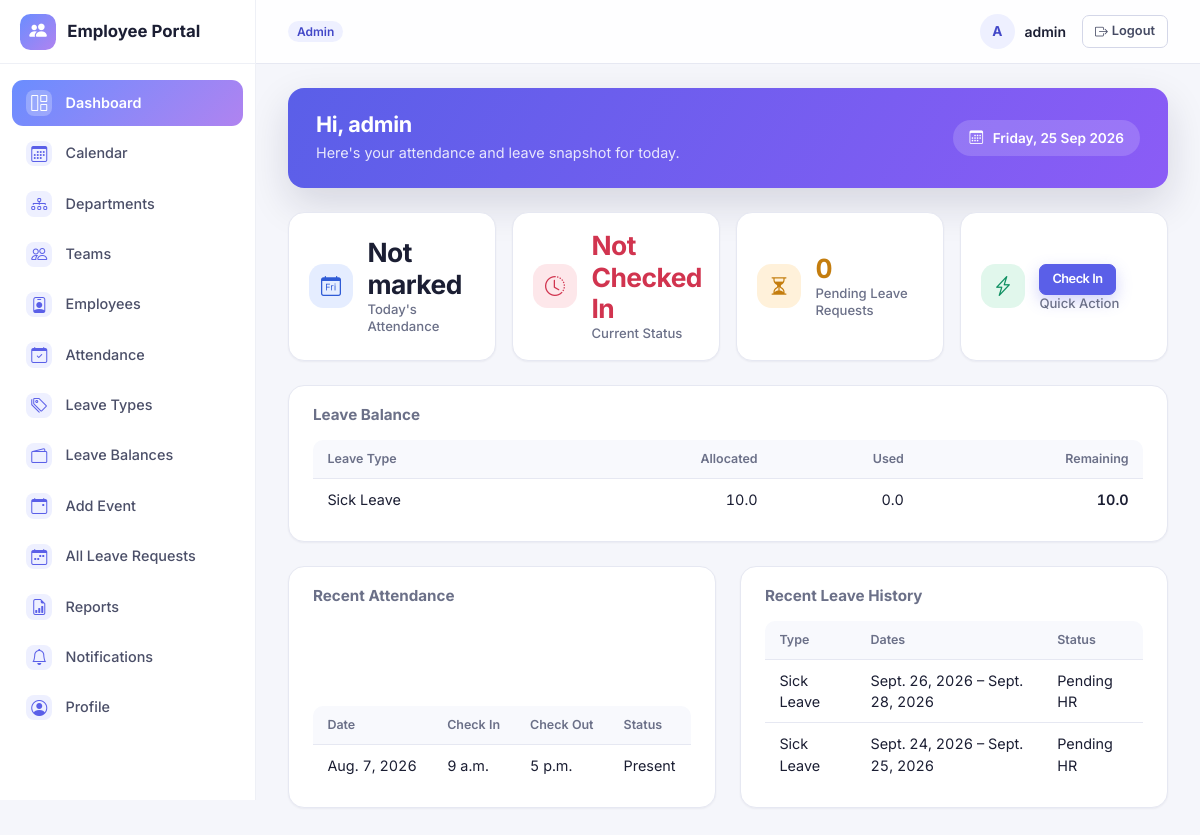
/dashboard/employee/ (signed in), run on the app's committed database.
### accounts/models.py (models this page shows, shortened)
class User(AbstractUser):
    class Role(models.TextChoices):
        ADMIN = 'ADMIN', 'Admin'
        HR = 'HR', 'HR'
        TEAM_LEAD = 'TEAM_LEAD', 'Team Lead'
        EMPLOYEE = 'EMPLOYEE', 'Employee'
    role = models.CharField(max_length=20, choices=Role.choices, default=Role.EMPLOYEE)
    phone = models.CharField(max_length=20, blank=True)
    address = models.TextField(blank=True)
    emergency_contact = models.CharField(max_length=100, blank=True)
    profile_image = models.ImageField(upload_to='profile_images/', blank=True, null=True)
    def is_team_lead(self):
        return self.role == self.Role.TEAM_LEAD
    def can_manage_employees(self):
        return self.role in (self.Role.ADMIN, self.Role.HR)

### employeeApp/models/leave.py (models this page shows, shortened)
class LeaveBalance(models.Model):
    employee = models.ForeignKey(Employee, on_delete=models.CASCADE, related_name='leave_balances')
    leave_type = models.ForeignKey(LeaveType, on_delete=models.CASCADE, related_name='balances')
    year = models.PositiveIntegerField(default=timezone.now().year)
    allocated = models.DecimalField(max_digits=5, decimal_places=1, default=0)
    used = models.DecimalField(max_digits=5, decimal_places=1, default=0)
    class Meta:
        unique_together = ('employee', 'leave_type', 'year')
    @property
    def remaining(self):
        return self.allocated - self.used

class LeaveType(models.Model):
    name = models.CharField(max_length=50, unique=True)
    default_yearly_allocation = models.PositiveIntegerField(default=0)
    is_active = models.BooleanField(default=True)
    class Meta:
        ordering = ['name']

class LeaveRequest(models.Model):
    class Status(models.TextChoices):
        PENDING = 'PENDING', 'Pending Team Lead'
        PENDING_HR = 'PENDING_HR', 'Pending HR'
        APPROVED = 'APPROVED', 'Approved'
        REJECTED = 'REJECTED', 'Rejected'
        CANCELLED = 'CANCELLED', 'Cancelled'
    employee = models.ForeignKey(Employee, on_delete=models.CASCADE, related_name='leave_requests')
    leave_type = models.ForeignKey(LeaveType, on_delete=models.CASCADE, related_name='requests')
    from_date = models.DateField()
    to_date = models.DateField()
    is_half_day = models.BooleanField(default=False)
    number_of_days = models.DecimalField(max_digits=5, decimal_places=1, editable=False, default=0)
    lop_days = models.DecimalField(
        max_digits=5, decimal_places=1, editable=False, default=0,
        help_text="Portion of number_of_days that exceeds the available balance and is treated as Loss of Pay."
    )
    handover_employee = models.ForeignKey(
        Employee, on_delete=models.SET_NULL, null=True, blank=True, related_name='handovers'
    )
    reason = models.TextField()
    status = models.CharField(max_length=10, choices=Status.choices, default=Status.PENDING)
    team_lead_remarks = models.TextField(blank=True)
    decided_by = models.ForeignKey(
        settings.AUTH_USER_MODEL, on_delete=models.SET_NULL, null=True, blank=True, related_name='leave_decisions'
    )
    decided_at = models.DateTimeField(null=True, blank=True)
    hr_remarks = models.TextField(blank=True)
    hr_decided_by = models.ForeignKey(
        settings.AUTH_USER_MODEL, on_delete=models.SET_NULL, null=True, blank=True, related_name='leave_hr_decisions'
    )
    hr_decided_at = models.DateTimeField(null=True, blank=True)
    created_at = models.DateTimeField(auto_now_add=True)
    class Meta:
        ordering = ['-created_at']

### employeeApp/models/attendance.py (models this page shows, shortened)
class Attendance(models.Model):
    class Status(models.TextChoices):
        PRESENT = 'PRESENT', 'Present'
        ABSENT = 'ABSENT', 'Absent'
        HALF_DAY = 'HALF_DAY', 'Half Day'
        LATE = 'LATE', 'Late'
        LEAVE = 'LEAVE', 'Leave'
    employee = models.ForeignKey(Employee, on_delete=models.CASCADE, related_name='attendance_records')
    date = models.DateField()
    check_in = models.TimeField(null=True, blank=True)
    check_out = models.TimeField(null=True, blank=True)
    working_hours = models.DecimalField(max_digits=5, decimal_places=2, default=0)
    status = models.CharField(max_length=10, choices=Status.choices, default=Status.PRESENT)
    is_locked = models.BooleanField(default=False)
    created_at = models.DateTimeField(auto_now_add=True)
    class Meta:
        unique_together = ('employee', 'date')
        ordering = ['-date']

### employeeApp/views/dashboard.py (the view)
# urls.py: path('dashboard/employee/',views.employee_dashboard,name='employee_dashboard'),
@login_required
def employee_dashboard(request):
    employee = require_own_employee(request)
    if employee is None:
        return redirect('accounts:redirect_dashboard')
    today = timezone.localdate()
    today_record = Attendance.objects.filter(employee=employee, date=today).first()
    leave_balances = LeaveBalance.objects.filter(employee=employee, year=today.year).select_related('leave_type')
    pending_requests = LeaveRequest.objects.filter(employee=employee, status='PENDING')
    recent_attendance = Attendance.objects.filter(employee=employee).order_by('-date')[:5]
    recent_leave_history = LeaveRequest.objects.filter(employee=employee).order_by('-created_at')[:5]
    return render(request, 'employeeApp/employee_dashboard.html', {
        'today_record': today_record,
        'leave_balances': leave_balances,
        'pending_requests': pending_requests,
        'recent_attendance': recent_attendance,
        'recent_leave_history': recent_leave_history,
    })

### employeeApp/templates/employeeApp/employee_dashboard.html (shortened to what this page needs)
{% extends "base.html" %}
{% block content %}
<div class="dash-hero">
    <div>
        <h1>Hi, {{ user.get_full_name|default:user.username }}</h1>
        <p>Here's your attendance and leave snapshot for today.</p>
    </div>
    <div class="dash-hero-meta"><i class="bi bi-calendar3"></i> {% now "l, d M Y" %}</div>
</div>
<div class="row g-3 mb-4">
    <div class="col-6 col-md-3">
        <div class="stat-card stat-tile">
            <div class="stat-icon tone-blue"><i class="bi bi-calendar-day"></i></div>
            <div>
                <div class="stat-value">
                    {% if today_record %}{{ today_record.get_status_display }}{% else %}Not marked{% endif %}
                </div>
                <div class="stat-label">Today's Attendance</div>
            </div>
        </div>
    </div>
    <div class="col-6 col-md-3">
        <div class="stat-card stat-tile">
            <div class="stat-icon{% if today_record.check_in and not today_record.check_out %} tone-green{% elif not today_record.check_out and not today_record.check_in %} tone-red{% endif %}"><i class="bi bi-clock-history"></i></div>
            <div>
                <div class="stat-value">
                    {% if today_record.check_in and not today_record.check_out %}
                        <span class="text-success">Checked In</span>
                    {% elif today_record.check_out %}
                        <span class="text-muted">Checked Out</span>
                    {% else %}
                        <span class="text-danger">Not Checked In</span>
                    {% endif %}
                </div>
                <div class="stat-label">Current Status</div>
            </div>
        </div>
    </div>
    <div class="col-6 col-md-3">
        <div class="stat-card stat-tile">
            <div class="stat-icon tone-orange"><i class="bi bi-hourglass-split"></i></div>
            <div><div class="stat-value text-warning">{{ pending_requests.count }}</div><div class="stat-label">Pending Leave Requests</div></div>
        </div>
    </div>
    <div class="col-6 col-md-3">
        <div class="stat-card stat-tile">
            <div class="stat-icon tone-green"><i class="bi bi-lightning-charge"></i></div>
            <div>
                <div class="stat-value">
                    {% if not today_record.check_in %}
                        <a href="{% url 'employeeApp:check_in' %}" class="btn btn-sm btn-primary">Check In</a>
                    {% elif not today_record.check_out %}
                        <a href="{% url 'employeeApp:check_out' %}" class="btn btn-sm btn-outline-primary">Check Out</a>
                    {% else %}
                        <span class="text-muted small">Done for today</span>
                    {% endif %}
                </div>
                <div class="stat-label">Quick Action</div>
            </div>
        </div>
    </div>
</div>
<div class="row g-4 mb-4">
    <div class="col-12">
        <div class="table-card">
            <h6 class="text-muted mb-3">Leave Balance</h6>
            <table class="table table-sm">
                <thead><tr><th>Leave Type</th><th class="text-end">Allocated</th><th class="text-end">Used</th><th class="text-end">Remaining</th></tr></thead>
                <tbody>
                {% for b in leave_balances %}
                    <tr>
                        <td>{{ b.leave_type.name }}</td>
                        <td class="text-end">{{ b.allocated }}</td>
                        <td class="text-end">{{ b.used }}</td>
                        <td class="text-end fw-semibold">{{ b.remaining }}</td>
                    </tr>
                {% empty %}
                    <tr><td colspan="4" class="text-muted">No leave balance set up yet.</td></tr>
                {% endfor %}
                </tbody>
            </table>
        </div>
    </div>
</div>
<div class="row g-4">
    <div class="col-md-6">
        <div class="table-card">
            <h6 class="text-muted mb-3">Recent Attendance</h6>
            <table class="table table-sm">
                <thead><tr><th>Date</th><th>Check In</th><th>Check Out</th><th>Status</th></tr></thead>
                <tbody>
                {% for a in recent_attendance %}
                    <tr><td>{{ a.date }}</td><td>{{ a.check_in|default:"—" }}</td><td>{{ a.check_out|default:"—" }}</td><td>{{ a.get_status_display }}</td></tr>
                {% empty %}
                    <tr><td colspan="4" class="text-muted">No records yet.</td></tr>
                {% endfor %}
                </tbody>
            </table>
        </div>
    </div>
    <div class="col-md-6">
        <div class="table-card">
            <h6 class="text-muted mb-3">Recent Leave History</h6>
            <table class="table table-sm">
                <thead><tr><th>Type</th><th>Dates</th><th>Status</th></tr></thead>
                <tbody>
                {% for r in recent_leave_history %}
                    <tr><td>{{ r.leave_type.name }}</td><td>{{ r.from_date }} – {{ r.to_date }}</td><td>{{ r.get_status_display }}</td></tr>
                {% empty %}
                    <tr><td colspan="3" class="text-muted">No leave history yet.</td></tr>
                {% endfor %}
                </tbody>
            </table>
        </div>
    </div>
</div>
{% endblock %}

### employeeApp/templates/base.html (shortened to what this page needs)
{% load static %}
<!DOCTYPE html>
<html lang="en">
<head>
    <link href="https://cdn.jsdelivr.net/npm/bootstrap@5.3.3/dist/css/bootstrap.min.css" rel="stylesheet">
    <link rel="stylesheet" href="https://cdn.jsdelivr.net/npm/bootstrap-icons@1.11.3/font/bootstrap-icons.css">
    <link rel="stylesheet" href="https://cdn.jsdelivr.net/npm/datatables.net-bs5@1.13.11/css/dataTables.bootstrap5.min.css">
    <link rel="stylesheet" href="https://cdn.jsdelivr.net/npm/datatables.net-responsive-bs5@2.5.1/css/responsive.bootstrap5.min.css">
    <link rel="stylesheet" href="{% static 'employeeApp/style.css' %}">
</head>
<body>
{% if user.is_authenticated %}
<div class="app-shell">
    <aside class="sidebar" id="app-sidebar" aria-label="Main navigation">
        <div class="sidebar-brand">
            <span class="brand-mark"><i class="bi bi-people-fill"></i></span>
            <span>Employee Portal</span>
        </div>
        <nav class="sidebar-nav">
            <a href="{% url 'accounts:redirect_dashboard' %}" class="nav-link {% if 'dashboard' in request.path %}active{% endif %}">
                <i class="bi bi-grid-1x2"></i> Dashboard
            </a>
            <a href="{% url 'employeeApp:calendar_view' %}" class="nav-link {% if 'calendar' in request.path %}active{% endif %}">
                <i class="bi bi-calendar3"></i> Calendar
            </a>
            {% if user.can_manage_employees %}
            <a href="{% url 'employeeApp:department_list' %}" class="nav-link {% if 'departments' in request.path %}active{% endif %}">
                <i class="bi bi-diagram-3"></i> Departments
            </a>
            <a href="{% url 'employeeApp:team_list' %}" class="nav-link {% if 'teams' in request.path %}active{% endif %}">
                <i class="bi bi-people"></i> Teams
            </a>
            {% endif %}
            <a href="{% url 'employeeApp:employee_list' %}" class="nav-link {% if 'employees' in request.path %}active{% endif %}">
                <i class="bi bi-person-badge"></i> Employees
            </a>
            <a href="{% if user.is_team_lead or user.can_manage_employees %}{% url 'employeeApp:attendance_list' %}{% else %}{% url 'employeeApp:my_attendance' %}{% endif %}" class="nav-link ">
                <i class="bi bi-calendar-check"></i> Attendance
            </a>
            {% if user.can_manage_employees %}
            <a href="{% url 'employeeApp:leave_type_list' %}" class="nav-link {% if 'leave-types' in request.path %}active{% endif %}">
                <i class="bi bi-tags"></i> Leave Types
            </a>
            <a href="{% url 'employeeApp:leave_balance_list' %}" class="nav-link {% if 'leave-balances' in request.path %}active{% endif %}">
                <i class="bi bi-wallet2"></i> Leave Balances
            </a>
            <a href="{% url 'employeeApp:calendar_event_list' %}" class="nav-link {% if 'calendar-events' in request.path %}active{% endif %}">
                <i class="bi bi-calendar-event"></i> Add Event
            </a>
            <a href="{% url 'employeeApp:all_leave_requests' %}" class="nav-link {% if 'leave/all' in request.path %}active{% endif %}">
                <i class="bi bi-calendar-week"></i> All Leave Requests
            </a>
            {% elif user.is_team_lead %}
            <a href="{% url 'employeeApp:team_leave_requests' %}" class="nav-link {% if 'leave/team' in request.path %}active{% endif %}">
                <i class="bi bi-calendar-week"></i> Team Leave Requests
            </a>
            {% endif %}
            <a href="{% url 'employeeApp:attendance_report' %}" class="nav-link {% if 'reports' in request.path %}active{% endif %}">
                <i class="bi bi-file-earmark-bar-graph"></i> Reports
            </a>
            <a href="{% url 'employeeApp:notification_list' %}" class="nav-link {% if 'notifications' in request.path %}active{% endif %}">
                <i class="bi bi-bell"></i> Notifications
            </a>
            <a href="{% url 'accounts:profile' %}" class="nav-link {% if 'profile' in request.path or 'password-change' in request.path %}active{% endif %}">
                <i class="bi bi-person-circle"></i> Profile
            </a>
        </nav>
    </aside>
    <div class="main-col">
        <header class="topbar">
            <div class="topbar-role">
                <span class="badge role-badge">{{ user.get_role_display }}</span>
            </div>
            <div class="topbar-user">
                <div class="user-chip">
                    <span class="avatar">{% if user.profile_image %}<img src="{{ user.profile_image.url }}" alt="">{% else %}{{ user.get_full_name|default:user.username|slice:":1"|upper }}{% endif %}</span>
                    <span class="user-name">{{ user.get_full_name|default:user.username }}</span>
                </div>
                <a href="{% url 'accounts:logout' %}" class="btn btn-sm btn-outline-secondary btn-logout" aria-label="Log out"><i class="bi bi-box-arrow-right"></i><span class="d-none d-sm-inline ms-1">Logout</span></a>
            </div>
        </header>
        <main class="content">
            {% block content %}{% endblock %}
        </main>
    </div>
</div>
{% endif %}
</body>
</html>

### data on the page
User: role "Admin", get_full_name "A", get_full_name "admin"
LeaveBalance: leave_type.name "Sick Leave", allocated "10.0", used "0.0", remaining "10.0"
Attendance: date "Aug. 7, 2026", check_in "9 a.m.", check_out "5 p.m.", status "Present"
LeaveRequest: leave_type.name "Sick Leave", from_date "Sept. 26, 2026", to_date "Sept. 28, 2026", status "Pending HR"
LeaveRequest: leave_type.name "Sick Leave", from_date "Sept. 24, 2026", to_date "Sept. 25, 2026", status "Pending HR"

### other printed values
{{ pending_requests.count }} "0"
